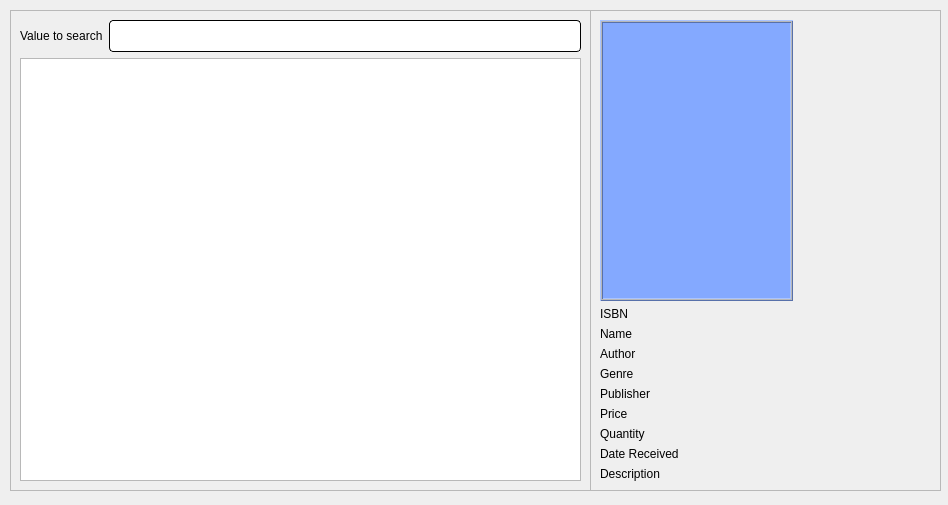
<?xml version="1.0" encoding="UTF-8"?>
<ui version="4.0">
 <class>bookList</class>
 <widget class="QDialog" name="bookList">
  <property name="geometry">
   <rect>
    <x>0</x>
    <y>0</y>
    <width>948</width>
    <height>505</height>
   </rect>
  </property>
  <property name="windowTitle">
   <string>Dialog</string>
  </property>
  <widget class="QFrame" name="frame">
   <property name="geometry">
    <rect>
     <x>10</x>
     <y>10</y>
     <width>581</width>
     <height>481</height>
    </rect>
   </property>
   <property name="frameShape">
    <enum>QFrame::StyledPanel</enum>
   </property>
   <property name="frameShadow">
    <enum>QFrame::Raised</enum>
   </property>
   <layout class="QVBoxLayout" name="verticalLayout_2">
    <item>
     <layout class="QVBoxLayout" name="verticalLayout">
      <item>
       <layout class="QHBoxLayout" name="horizontalLayout">
        <item>
         <widget class="QLabel" name="label">
          <property name="sizePolicy">
           <sizepolicy hsizetype="Fixed" vsizetype="Fixed">
            <horstretch>0</horstretch>
            <verstretch>0</verstretch>
           </sizepolicy>
          </property>
          <property name="styleSheet">
           <string notr="true">font: 10pt &quot;Comic Sans MS&quot;;
color: rgb(0, 0, 0);</string>
          </property>
          <property name="text">
           <string>Value to search</string>
          </property>
         </widget>
        </item>
        <item>
         <widget class="QLineEdit" name="value">
          <property name="styleSheet">
           <string notr="true">QLineEdit{
	background-color: rgb(255, 255, 255);
	 border: 1px  solid;
     border-radius: 4px;
	font: 24px
}</string>
          </property>
         </widget>
        </item>
       </layout>
      </item>
      <item>
       <widget class="QTableView" name="tableView">
        <property name="styleSheet">
         <string notr="true">QHeaderView::section { background-color: #4f85e2; font: solid}</string>
        </property>
        <property name="selectionBehavior">
         <enum>QAbstractItemView::SelectRows</enum>
        </property>
        <attribute name="horizontalHeaderHighlightSections">
         <bool>true</bool>
        </attribute>
        <attribute name="verticalHeaderVisible">
         <bool>false</bool>
        </attribute>
        <attribute name="verticalHeaderHighlightSections">
         <bool>false</bool>
        </attribute>
       </widget>
      </item>
     </layout>
    </item>
   </layout>
  </widget>
  <widget class="QFrame" name="frame_2">
   <property name="geometry">
    <rect>
     <x>590</x>
     <y>10</y>
     <width>351</width>
     <height>481</height>
    </rect>
   </property>
   <property name="frameShape">
    <enum>QFrame::StyledPanel</enum>
   </property>
   <property name="frameShadow">
    <enum>QFrame::Raised</enum>
   </property>
   <layout class="QVBoxLayout" name="verticalLayout_4">
    <item>
     <layout class="QHBoxLayout" name="horizontalLayout_2">
      <item>
       <widget class="QLabel" name="coverLabel">
        <property name="focusPolicy">
         <enum>Qt::StrongFocus</enum>
        </property>
        <property name="styleSheet">
         <string notr="true">background-color: #84A9FF;
border-color: rgb(0, 0, 0);</string>
        </property>
        <property name="frameShape">
         <enum>QFrame::Box</enum>
        </property>
        <property name="frameShadow">
         <enum>QFrame::Raised</enum>
        </property>
        <property name="midLineWidth">
         <number>1</number>
        </property>
        <property name="text">
         <string/>
        </property>
       </widget>
      </item>
      <item>
       <spacer name="horizontalSpacer">
        <property name="orientation">
         <enum>Qt::Horizontal</enum>
        </property>
        <property name="sizeType">
         <enum>QSizePolicy::Fixed</enum>
        </property>
        <property name="sizeHint" stdset="0">
         <size>
          <width>138</width>
          <height>20</height>
         </size>
        </property>
       </spacer>
      </item>
     </layout>
    </item>
    <item>
     <layout class="QVBoxLayout" name="verticalLayout_3">
      <item>
       <widget class="QLabel" name="ISBN">
        <property name="sizePolicy">
         <sizepolicy hsizetype="Fixed" vsizetype="Fixed">
          <horstretch>0</horstretch>
          <verstretch>0</verstretch>
         </sizepolicy>
        </property>
        <property name="styleSheet">
         <string notr="true">font: 10pt &quot;Comic Sans MS&quot;;
color: rgb(0, 0, 0);</string>
        </property>
        <property name="text">
         <string>ISBN</string>
        </property>
       </widget>
      </item>
      <item>
       <widget class="QLabel" name="name">
        <property name="sizePolicy">
         <sizepolicy hsizetype="Fixed" vsizetype="Fixed">
          <horstretch>0</horstretch>
          <verstretch>0</verstretch>
         </sizepolicy>
        </property>
        <property name="styleSheet">
         <string notr="true">font: 10pt &quot;Comic Sans MS&quot;;
color: rgb(0, 0, 0);</string>
        </property>
        <property name="text">
         <string>Name</string>
        </property>
       </widget>
      </item>
      <item>
       <widget class="QLabel" name="author">
        <property name="sizePolicy">
         <sizepolicy hsizetype="Fixed" vsizetype="Fixed">
          <horstretch>0</horstretch>
          <verstretch>0</verstretch>
         </sizepolicy>
        </property>
        <property name="styleSheet">
         <string notr="true">font: 10pt &quot;Comic Sans MS&quot;;
color: rgb(0, 0, 0);</string>
        </property>
        <property name="text">
         <string>Author</string>
        </property>
       </widget>
      </item>
      <item>
       <widget class="QLabel" name="genre">
        <property name="sizePolicy">
         <sizepolicy hsizetype="Fixed" vsizetype="Fixed">
          <horstretch>0</horstretch>
          <verstretch>0</verstretch>
         </sizepolicy>
        </property>
        <property name="styleSheet">
         <string notr="true">font: 10pt &quot;Comic Sans MS&quot;;
color: rgb(0, 0, 0);</string>
        </property>
        <property name="text">
         <string>Genre</string>
        </property>
       </widget>
      </item>
      <item>
       <widget class="QLabel" name="publisher">
        <property name="sizePolicy">
         <sizepolicy hsizetype="Fixed" vsizetype="Fixed">
          <horstretch>0</horstretch>
          <verstretch>0</verstretch>
         </sizepolicy>
        </property>
        <property name="styleSheet">
         <string notr="true">font: 10pt &quot;Comic Sans MS&quot;;
color: rgb(0, 0, 0);</string>
        </property>
        <property name="text">
         <string>Publisher</string>
        </property>
       </widget>
      </item>
      <item>
       <widget class="QLabel" name="price">
        <property name="sizePolicy">
         <sizepolicy hsizetype="Fixed" vsizetype="Fixed">
          <horstretch>0</horstretch>
          <verstretch>0</verstretch>
         </sizepolicy>
        </property>
        <property name="styleSheet">
         <string notr="true">font: 10pt &quot;Comic Sans MS&quot;;
color: rgb(0, 0, 0);</string>
        </property>
        <property name="text">
         <string>Price</string>
        </property>
       </widget>
      </item>
      <item>
       <widget class="QLabel" name="quantity">
        <property name="sizePolicy">
         <sizepolicy hsizetype="Fixed" vsizetype="Fixed">
          <horstretch>0</horstretch>
          <verstretch>0</verstretch>
         </sizepolicy>
        </property>
        <property name="styleSheet">
         <string notr="true">font: 10pt &quot;Comic Sans MS&quot;;
color: rgb(0, 0, 0);</string>
        </property>
        <property name="text">
         <string>Quantity</string>
        </property>
       </widget>
      </item>
      <item>
       <widget class="QLabel" name="date">
        <property name="sizePolicy">
         <sizepolicy hsizetype="Fixed" vsizetype="Fixed">
          <horstretch>0</horstretch>
          <verstretch>0</verstretch>
         </sizepolicy>
        </property>
        <property name="styleSheet">
         <string notr="true">font: 10pt &quot;Comic Sans MS&quot;;
color: rgb(0, 0, 0);</string>
        </property>
        <property name="text">
         <string>Date Received</string>
        </property>
       </widget>
      </item>
      <item>
       <widget class="QLabel" name="desc">
        <property name="sizePolicy">
         <sizepolicy hsizetype="Fixed" vsizetype="Fixed">
          <horstretch>0</horstretch>
          <verstretch>0</verstretch>
         </sizepolicy>
        </property>
        <property name="styleSheet">
         <string notr="true">font: 10pt &quot;Comic Sans MS&quot;;
color: rgb(0, 0, 0);</string>
        </property>
        <property name="text">
         <string>Description</string>
        </property>
       </widget>
      </item>
     </layout>
    </item>
   </layout>
  </widget>
 </widget>
 <resources/>
 <connections/>
</ui>
